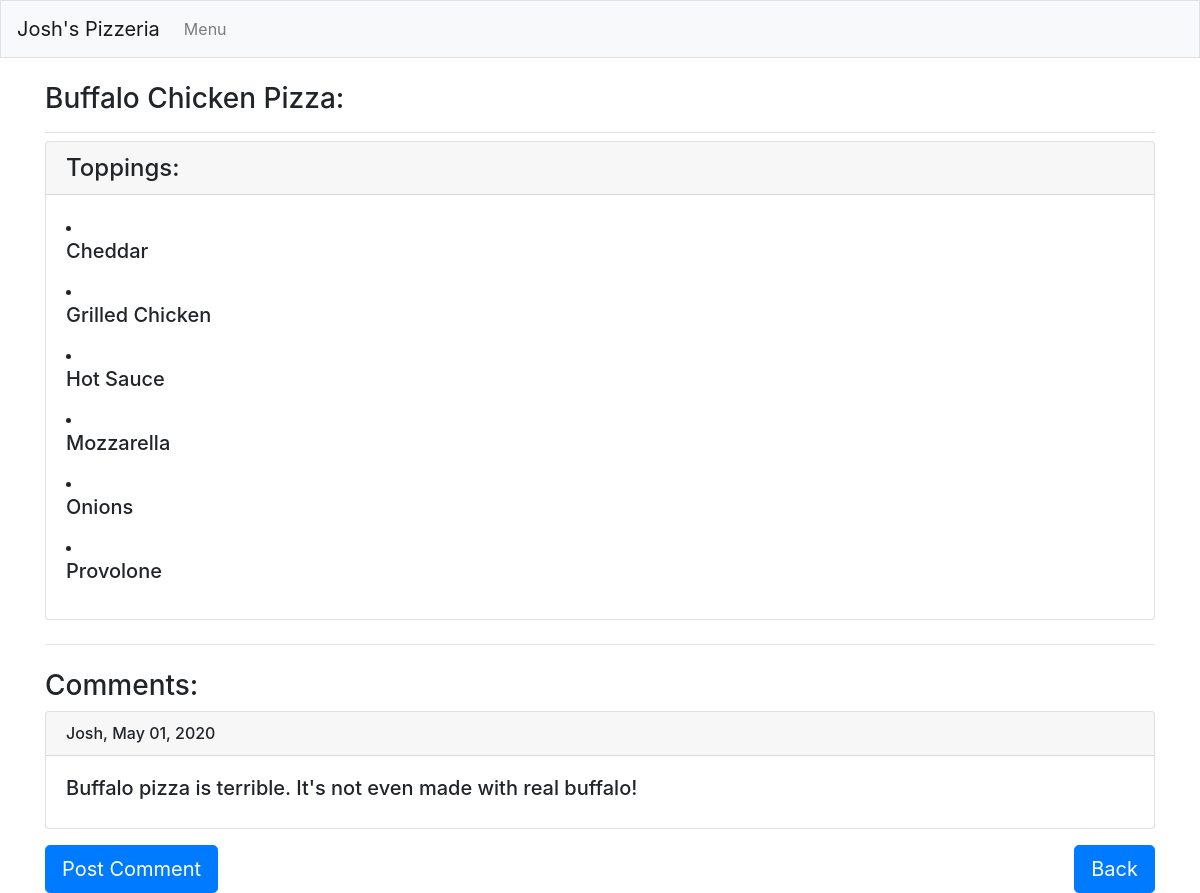
Page /pizzas/7/ on the committed database.
### pizzeria_app/models.py (models this page shows, shortened)
class Pizza(models.Model):
    pizza_name = models.CharField(max_length=200)
    def __str__(self):
        return self.pizza_name

class Topping(models.Model):
    pizza_fk = models.ForeignKey(Pizza, on_delete=models.CASCADE)
    topping_name = models.CharField(max_length=200)

class Comment(models.Model):
    pizza_fk = models.ForeignKey(Pizza, on_delete=models.CASCADE)
    comment_text = models.TextField()
    comment_author = models.CharField(max_length=200)
    date_added = models.DateTimeField(auto_now_add=True)

### pizzeria_app/views.py (the view)
# urls.py: path('pizzas/<int:pizza_id>/', views.pizza, name='pizza'),
def pizza(request, pizza_id):
    pizza = Pizza.objects.get(id=pizza_id)
    pizza_with_toppings = pizza.topping_set.order_by('topping_name')
    pizza_with_comments = pizza.comment_set.order_by('-date_added')
    context = {'pizza':pizza, 'pizza_with_toppings':pizza_with_toppings, 'pizza_with_comments':pizza_with_comments}
    return render(request, 'pizzeria_app/pizza.html', context)

### pizzeria_app/templates/pizzeria_app/pizza.html
{% extends "pizzeria_app/base.html" %}
{% block page_header %}
    <h3>{{ pizza }} Pizza:</h3>
{% endblock page_header %}
{% block content %}
<div class="card mb-3">
    <h4 class="card-header">Toppings:</h4>
    <div class="card-body">
        {% for topping in pizza_with_toppings %}
            <li><h5>{{ topping.topping_name|linebreaks }}</h5></li>
        {% empty %}
            <li><h5>{There are no toppings for this pizza yet</h5></li>
        {% endfor %}
    </div>
</div>
<hr class="my-4">
<h3>Comments:</h3>
{% for comment in pizza_with_comments %}
<div class="card mb-3">
    <h6 class="card-header">{{ comment.comment_author }},&nbsp;{{ comment.date_added|date:'M d, Y' }}</h6>
    <div class="card-body">
        <h5>{{ comment.comment_text }}</h5>
    </div>
</div>
{% empty %}
    <h6>There are no comments for this pizza yet</h6>
{% endfor %}
<div class="row">
    <div class="col-sm-3"><a class="btn btn-primary btn-lg enabled" role="button" href="{% url 'pizzeria_app:new_comment' pizza.id %}" role="button">Post Comment</a></div>
    <div class="col-sm-6"></div>
    <div class="col-sm-3"><a class="btn btn-primary btn-lg enabled float-right" role="button" href="{% url 'pizzeria_app:pizzas' %}" role="button">Back</a></div>
</div>
{% endblock content %}

### rows in the picture
Pizza: pizza_name "Buffalo Chicken"
Topping: topping_name "Cheddar"
Topping: topping_name "Grilled Chicken"
Topping: topping_name "Hot Sauce"
Topping: topping_name "Mozzarella"
Topping: topping_name "Onions"
Topping: topping_name "Provolone"
Comment: comment_author "Josh", date_added "May 01, 2020", comment_text "Buffalo pizza is terrible. It's not even made with real buffalo!"
